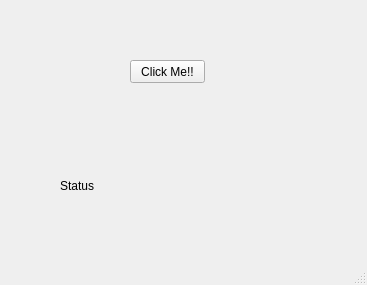
<?xml version="1.0" encoding="UTF-8"?>
<ui version="4.0">
 <class>MyWindow</class>
 <widget class="QMainWindow" name="MyWindow">
  <property name="geometry">
   <rect>
    <x>0</x>
    <y>0</y>
    <width>367</width>
    <height>285</height>
   </rect>
  </property>
  <property name="windowTitle">
   <string>MyWindow</string>
  </property>
  <widget class="QWidget" name="centralwidget">
   <widget class="QPushButton" name="pushButton">
    <property name="geometry">
     <rect>
      <x>130</x>
      <y>60</y>
      <width>75</width>
      <height>23</height>
     </rect>
    </property>
    <property name="text">
     <string>Click Me!!</string>
    </property>
   </widget>
   <widget class="QLabel" name="label">
    <property name="geometry">
     <rect>
      <x>60</x>
      <y>170</y>
      <width>191</width>
      <height>31</height>
     </rect>
    </property>
    <property name="text">
     <string>Status</string>
    </property>
   </widget>
  </widget>
  <widget class="QMenuBar" name="menubar">
   <property name="geometry">
    <rect>
     <x>0</x>
     <y>0</y>
     <width>367</width>
     <height>21</height>
    </rect>
   </property>
  </widget>
  <widget class="QStatusBar" name="statusbar"/>
 </widget>
 <resources/>
 <connections/>
</ui>
